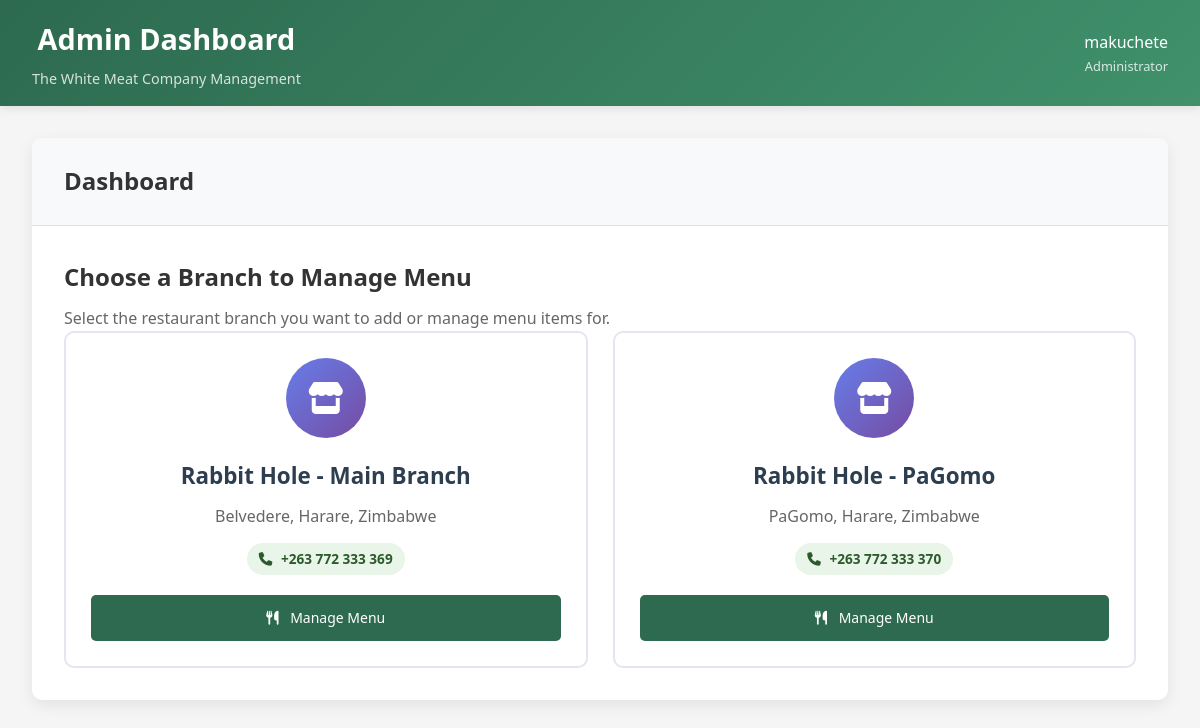
/dashboard/branch-selection/ (signed in), run on the app's committed database.
### frontend/models.py (models this page shows, shortened)
class RestaurantBranch(models.Model):
    name = models.CharField(max_length=100)
    slug = models.SlugField(unique=True)
    address = models.TextField()
    phone = models.CharField(max_length=20)
    email = models.EmailField()
    is_active = models.BooleanField(default=True)
    created_at = models.DateTimeField(auto_now_add=True)
    class Meta:
        verbose_name_plural = "Restaurant Branches"

### frontend/views.py (the view)
# urls.py: path('dashboard/branch-selection/', views.branch_selection, name='branch_selection'),
@login_required
def branch_selection(request):
    branches = RestaurantBranch.objects.filter(is_active=True)
    return render(request, 'admin/branch_selection.html', {'branches': branches})

### templates/admin/branch_selection.html (shortened to what this page needs)
{% extends 'admin/base.html' %}
{% block content %}
<div class="card">
    <div class="card-header">
        <h2 class="card-title">Choose a Branch to Manage Menu</h2>
        <p style="color: #666; margin-top: 10px;">Select the restaurant branch you want to add or manage menu items for.</p>
    </div>
            <div class="branches-grid" style="display: grid; grid-template-columns: repeat(auto-fit, minmax(300px, 1fr)); gap: 25px;">
        {% for branch in branches %}
        {% if branch.name != "Rabbit Hole Main" %}
        <div class="branch-card" style="border: 2px solid #e3e6f0; border-radius: 10px; padding: 25px; text-align: center; transition: all 0.3s ease; cursor: pointer;">
            <div class="branch-icon" style="width: 80px; height: 80px; background: linear-gradient(135deg, #667eea 0%, #764ba2 100%); border-radius: 50%; display: flex; align-items: center; justify-content: center; margin: 0 auto 20px;">
                <i class="fas fa-store" style="font-size: 2rem; color: white;"></i>
            </div>
            <h3 style="color: #2c3e50; margin-bottom: 10px; font-size: 1.4rem;">{{ branch.name }}</h3>
            <p style="color: #666; margin-bottom: 15px; line-height: 1.5;">{{ branch.address }}</p>
            <div style="margin-bottom: 20px;">
                <span style="display: inline-block; background: #e8f5e8; color: #2d5a2d; padding: 5px 12px; border-radius: 20px; font-size: 0.85rem; font-weight: 600;">
                    <i class="fas fa-phone" style="margin-right: 5px;"></i>
                    {{ branch.phone }}
                </span>
            </div>
            <div style="display: flex; gap: 10px; justify-content: center;">
                <a href="{% url 'branch_menu_items' branch.id %}" class="btn btn-primary" style="flex: 1;">
                    <i class="fas fa-utensils" style="margin-right: 8px;"></i>
                    Manage Menu
                </a>
            </div>
        </div>
        {% endif %}
        {% endfor %}
    </div>
</div>
{% endblock %}

### templates/admin/base.html (shortened to what this page needs)
<!DOCTYPE html>
{% load static %}
<html lang="en">
<head>
    <link rel="stylesheet" href="{% static 'css/style.css' %}" />
    <link rel="stylesheet" href="{% static 'css/scroll-animations.css' %}" />
    <link rel="stylesheet" href="https://cdnjs.cloudflare.com/ajax/libs/font-awesome/6.4.0/css/all.min.css" />
    <link href="https://cdn.jsdelivr.net/npm/aos@2.3.4/dist/aos.css" rel="stylesheet" />
</head>
<body>
    <header class="admin-header">
        <div style="display: flex; justify-content: space-between; align-items: center;">
            <div>
                <h1 style="margin: 0;">{% block header_title %}Admin Dashboard{% endblock %}</h1>
                <p style="margin: 5px 0 0 0; opacity: 0.8; font-size: 0.9rem;">The White Meat Company Management</p>
            </div>
            <div style="display: flex; align-items: center; gap: 20px;">
                <div style="text-align: right;">
                    <div style="font-weight: 500;">{{ user.first_name|default:user.username }}</div>
                    <div style="font-size: 0.8rem; opacity: 0.8;">Administrator</div>
                </div>
            </div>
        </div>
    </header>
    <div class="admin-container">
        <div class="admin-content">
            <div class="content-header">
                <h2>{% block content_title %}Dashboard{% endblock %}</h2>
            </div>
            <div class="content-body">
                {% block content %}{% endblock %}
            </div>
        </div>
    </div>
</body>
</html>

### static/css/style.css (style rules this page uses)
* { margin: 0; padding: 0; box-sizing: border-box; }
body, html { font-family: Arial, sans-serif; height: 100%; background-color: #fff; overflow-x: hidden; line-height: 1.6; color: #333; }
.btn { padding: 14px 24px; border: none; text-decoration: none; font-size: 1.08rem; color: white; font-weight: bold; border-radius: 10px; transition: transform 0.2s; min-width: 120px; text-align: center; display: inline-block; box-sizing: border-box; }
h1 { text-align: center; margin-bottom: 40px; font-size: 2em; }

### templates/admin/base.html (style rules this page uses)
body { font-family: 'Segoe UI', Tahoma, Geneva, Verdana, sans-serif; background: #f5f5f5; margin: 0; padding: 0; }
.admin-header { background: linear-gradient(135deg, #2d6a4f 0%, #40916c 100%); color: white; padding: 1rem 2rem; box-shadow: 0 2px 10px rgba(0,0,0,0.1); }
.admin-header h1 { margin: 0; font-size: 1.8rem; font-weight: 600; }
.admin-container { max-width: 1200px; margin: 0 auto; padding: 2rem; }
.admin-content { background: white; border-radius: 10px; box-shadow: 0 5px 15px rgba(0,0,0,0.08); overflow: hidden; }
.content-header { background: #f8f9fa; padding: 1.5rem 2rem; border-bottom: 1px solid #dee2e6; }
.content-header h2 { margin: 0; color: #333; font-size: 1.5rem; }
.content-body { padding: 2rem; }
.btn { display: inline-block; padding: 12px 24px; background: #2d6a4f; color: white; text-decoration: none; border-radius: 5px; border: none; cursor: pointer; font-size: 14px; font-weight: 500; transition: all 0.3s ease; }

### templates/admin/branch_selection.html (style rules this page uses)
.branch-card { min-width: 0; }

### data on the page
RestaurantBranch: name "Rabbit Hole - Main Branch", address "Belvedere, Harare, Zimbabwe", phone "+263 772 333 369"
RestaurantBranch: name "Rabbit Hole - PaGomo", address "PaGomo, Harare, Zimbabwe", phone "+263 772 333 370"

### other printed values
{{ user.first_name|default:user.username }} "makuchete"
